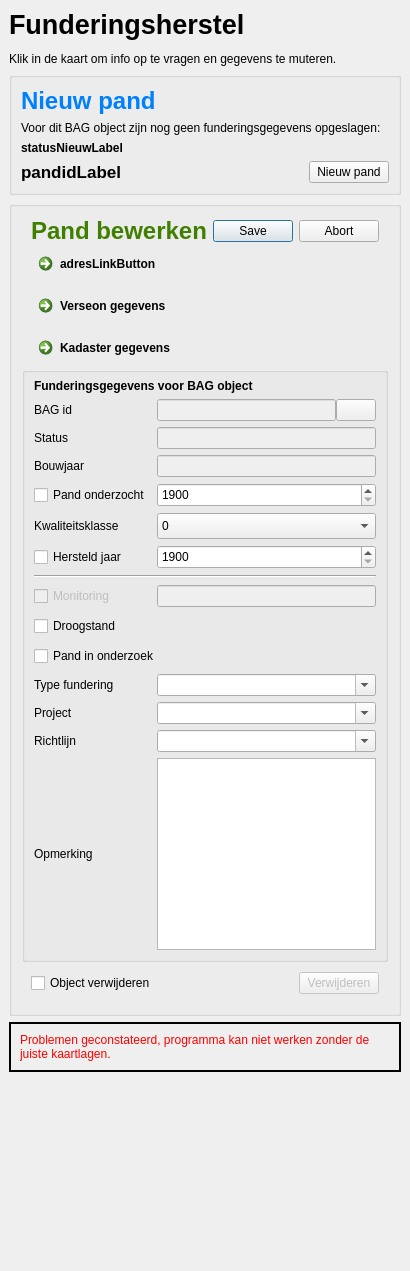
<?xml version="1.0" encoding="UTF-8"?>
<ui version="4.0">
 <author>Baas geo-information</author>
 <class>DockEditor</class>
 <widget class="QDockWidget" name="DockEditor">
  <property name="geometry">
   <rect>
    <x>0</x>
    <y>0</y>
    <width>400</width>
    <height>1271</height>
   </rect>
  </property>
  <property name="minimumSize">
   <size>
    <width>400</width>
    <height>600</height>
   </size>
  </property>
  <property name="windowTitle">
   <string>Funderingsherstel Zaanstad</string>
  </property>
  <widget class="QWidget" name="dockWidgetContents">
   <layout class="QVBoxLayout" name="verticalLayout">
    <item>
     <widget class="QLabel" name="label_4">
      <property name="frameShadow">
       <enum>QFrame::Plain</enum>
      </property>
      <property name="text">
       <string>&lt;html&gt;&lt;head/&gt;&lt;body&gt;&lt;p&gt;&lt;b&gt;&lt;span style=&quot; font-size:20pt; font-weight:600;&quot;&gt;Funderingsherstel&lt;/span&gt;&lt;/b&gt;&lt;/p&gt;&lt;p&gt;Klik in de kaart om info op te vragen en gegevens te muteren.&lt;/p&gt;&lt;/body&gt;&lt;/html&gt;</string>
      </property>
      <property name="wordWrap">
       <bool>true</bool>
      </property>
     </widget>
    </item>
    <item>
     <widget class="QGroupBox" name="newGroupBox">
      <property name="minimumSize">
       <size>
        <width>0</width>
        <height>60</height>
       </size>
      </property>
      <property name="title">
       <string/>
      </property>
      <layout class="QGridLayout" name="gridLayout_2">
       <item row="3" column="1">
        <spacer name="horizontalSpacer">
         <property name="orientation">
          <enum>Qt::Horizontal</enum>
         </property>
         <property name="sizeHint" stdset="0">
          <size>
           <width>40</width>
           <height>20</height>
          </size>
         </property>
        </spacer>
       </item>
       <item row="3" column="0">
        <widget class="QLabel" name="pandidLabel">
         <property name="font">
          <font>
           <pointsize>13</pointsize>
           <weight>75</weight>
           <italic>false</italic>
           <bold>true</bold>
          </font>
         </property>
         <property name="text">
          <string>pandidLabel</string>
         </property>
         <property name="buddy">
          <cstring>newPandButton</cstring>
         </property>
        </widget>
       </item>
       <item row="1" column="0" colspan="3">
        <widget class="QLabel" name="label_2">
         <property name="text">
          <string>Voor dit BAG object zijn nog geen funderingsgegevens opgeslagen:</string>
         </property>
         <property name="wordWrap">
          <bool>true</bool>
         </property>
        </widget>
       </item>
       <item row="3" column="2">
        <widget class="QPushButton" name="newPandButton">
         <property name="text">
          <string>Nieuw pand</string>
         </property>
        </widget>
       </item>
       <item row="0" column="0">
        <widget class="QLabel" name="label_5">
         <property name="text">
          <string>&lt;html&gt;&lt;head/&gt;&lt;body&gt;&lt;p&gt;&lt;span style=&quot; font-size:18pt; font-weight:600; color:#0080ff;&quot;&gt;Nieuw pand&lt;/span&gt;&lt;/p&gt;&lt;/body&gt;&lt;/html&gt;</string>
         </property>
        </widget>
       </item>
       <item row="2" column="0" colspan="3">
        <widget class="QLabel" name="statusNieuwLabel">
         <property name="font">
          <font>
           <weight>75</weight>
           <bold>true</bold>
          </font>
         </property>
         <property name="text">
          <string>statusNieuwLabel</string>
         </property>
        </widget>
       </item>
      </layout>
     </widget>
    </item>
    <item>
     <widget class="QGroupBox" name="editGroupBox">
      <property name="minimumSize">
       <size>
        <width>0</width>
        <height>100</height>
       </size>
      </property>
      <property name="title">
       <string/>
      </property>
      <property name="flat">
       <bool>false</bool>
      </property>
      <property name="checkable">
       <bool>false</bool>
      </property>
      <property name="checked">
       <bool>false</bool>
      </property>
      <layout class="QGridLayout" name="gridLayout_3">
       <property name="horizontalSpacing">
        <number>-1</number>
       </property>
       <property name="verticalSpacing">
        <number>1</number>
       </property>
       <property name="margin">
        <number>10</number>
       </property>
       <item row="6" column="0" rowspan="2">
        <widget class="QWidget" name="verwijderWidget" native="true">
         <property name="enabled">
          <bool>true</bool>
         </property>
         <layout class="QHBoxLayout" name="horizontalLayout_4">
          <item>
           <widget class="QCheckBox" name="deleteCheckBox">
            <property name="text">
             <string>Object verwijderen</string>
            </property>
           </widget>
          </item>
          <item>
           <spacer name="horizontalSpacer_2">
            <property name="orientation">
             <enum>Qt::Horizontal</enum>
            </property>
            <property name="sizeHint" stdset="0">
             <size>
              <width>40</width>
              <height>20</height>
             </size>
            </property>
           </spacer>
          </item>
          <item>
           <widget class="QPushButton" name="deleteButton">
            <property name="enabled">
             <bool>false</bool>
            </property>
            <property name="text">
             <string>Verwijderen</string>
            </property>
           </widget>
          </item>
         </layout>
        </widget>
       </item>
       <item row="2" column="0">
        <widget class="QWidget" name="saveWidget" native="true">
         <layout class="QHBoxLayout" name="horizontalLayout_5">
          <property name="sizeConstraint">
           <enum>QLayout::SetDefaultConstraint</enum>
          </property>
          <property name="topMargin">
           <number>0</number>
          </property>
          <property name="bottomMargin">
           <number>0</number>
          </property>
          <item>
           <widget class="QLabel" name="label_6">
            <property name="text">
             <string>&lt;html&gt;&lt;head/&gt;&lt;body&gt;&lt;p&gt;&lt;span style=&quot; font-size:18pt; font-weight:600; color:#408000;&quot;&gt;Pand bewerken&lt;/span&gt;&lt;/p&gt;&lt;/body&gt;&lt;/html&gt;</string>
            </property>
           </widget>
          </item>
          <item>
           <spacer name="horizontalSpacer_3">
            <property name="orientation">
             <enum>Qt::Horizontal</enum>
            </property>
            <property name="sizeHint" stdset="0">
             <size>
              <width>40</width>
              <height>20</height>
             </size>
            </property>
           </spacer>
          </item>
          <item>
           <widget class="QDialogButtonBox" name="actionButtonBox">
            <property name="locale">
             <locale language="Dutch" country="Netherlands"/>
            </property>
            <property name="orientation">
             <enum>Qt::Horizontal</enum>
            </property>
            <property name="standardButtons">
             <set>QDialogButtonBox::Abort|QDialogButtonBox::Save</set>
            </property>
           </widget>
          </item>
         </layout>
        </widget>
       </item>
       <item row="5" column="0">
        <widget class="QGroupBox" name="detailsGroupBox">
         <property name="minimumSize">
          <size>
           <width>0</width>
           <height>340</height>
          </size>
         </property>
         <property name="title">
          <string/>
         </property>
         <layout class="QGridLayout" name="gridLayout">
          <property name="topMargin">
           <number>6</number>
          </property>
          <item row="17" column="1">
           <widget class="QLineEdit" name="monitoringObjTekst">
            <property name="enabled">
             <bool>false</bool>
            </property>
           </widget>
          </item>
          <item row="23" column="0">
           <widget class="QLabel" name="typefundLabel">
            <property name="minimumSize">
             <size>
              <width>0</width>
              <height>0</height>
             </size>
            </property>
            <property name="text">
             <string>Type fundering</string>
            </property>
           </widget>
          </item>
          <item row="23" column="1">
           <widget class="QComboBox" name="typefundCombo">
            <property name="minimumSize">
             <size>
              <width>0</width>
              <height>21</height>
             </size>
            </property>
            <property name="editable">
             <bool>true</bool>
            </property>
           </widget>
          </item>
          <item row="6" column="1">
           <layout class="QHBoxLayout" name="horizontalLayout">
            <property name="spacing">
             <number>0</number>
            </property>
            <item>
             <widget class="QLineEdit" name="idText">
              <property name="enabled">
               <bool>false</bool>
              </property>
              <property name="minimumSize">
               <size>
                <width>0</width>
                <height>21</height>
               </size>
              </property>
              <property name="font">
               <font>
                <pointsize>10</pointsize>
               </font>
              </property>
              <property name="text">
               <string/>
              </property>
              <property name="readOnly">
               <bool>true</bool>
              </property>
             </widget>
            </item>
            <item>
             <widget class="QPushButton" name="idButton">
              <property name="minimumSize">
               <size>
                <width>0</width>
                <height>21</height>
               </size>
              </property>
              <property name="toolTip">
               <string>Klik om in te zoomen naar pand</string>
              </property>
              <property name="text">
               <string/>
              </property>
              <property name="icon">
               <iconset resource="../resources.qrc">
                <normaloff>:/funderingsherstel/icons/zoomin.svg</normaloff>:/funderingsherstel/icons/zoomin.svg</iconset>
              </property>
             </widget>
            </item>
           </layout>
          </item>
          <item row="11" column="1">
           <widget class="QLineEdit" name="bouwjaarText">
            <property name="enabled">
             <bool>false</bool>
            </property>
            <property name="minimumSize">
             <size>
              <width>0</width>
              <height>21</height>
             </size>
            </property>
            <property name="cursor">
             <cursorShape>ArrowCursor</cursorShape>
            </property>
            <property name="readOnly">
             <bool>true</bool>
            </property>
           </widget>
          </item>
          <item row="25" column="1">
           <widget class="QComboBox" name="richtlijnCombo">
            <property name="minimumSize">
             <size>
              <width>0</width>
              <height>21</height>
             </size>
            </property>
            <property name="editable">
             <bool>true</bool>
            </property>
           </widget>
          </item>
          <item row="15" column="0" colspan="2">
           <widget class="Line" name="line">
            <property name="orientation">
             <enum>Qt::Horizontal</enum>
            </property>
           </widget>
          </item>
          <item row="13" column="1">
           <widget class="QComboBox" name="kwaliteitsklasseCombo">
            <property name="minimumSize">
             <size>
              <width>0</width>
              <height>26</height>
             </size>
            </property>
            <item>
             <property name="text">
              <string>0</string>
             </property>
            </item>
            <item>
             <property name="text">
              <string>1</string>
             </property>
            </item>
            <item>
             <property name="text">
              <string>2</string>
             </property>
            </item>
            <item>
             <property name="text">
              <string>3</string>
             </property>
            </item>
            <item>
             <property name="text">
              <string>Onbekend</string>
             </property>
            </item>
           </widget>
          </item>
          <item row="12" column="1">
           <widget class="QSpinBox" name="onderzochtJaarSpinBox">
            <property name="minimumSize">
             <size>
              <width>0</width>
              <height>24</height>
             </size>
            </property>
            <property name="specialValueText">
             <string/>
            </property>
            <property name="suffix">
             <string/>
            </property>
            <property name="prefix">
             <string/>
            </property>
            <property name="minimum">
             <number>1900</number>
            </property>
            <property name="maximum">
             <number>2050</number>
            </property>
            <property name="value">
             <number>1900</number>
            </property>
           </widget>
          </item>
          <item row="14" column="1">
           <widget class="QSpinBox" name="hersteldJaarSpinBox">
            <property name="enabled">
             <bool>true</bool>
            </property>
            <property name="minimumSize">
             <size>
              <width>0</width>
              <height>24</height>
             </size>
            </property>
            <property name="wrapping">
             <bool>false</bool>
            </property>
            <property name="specialValueText">
             <string/>
            </property>
            <property name="minimum">
             <number>1900</number>
            </property>
            <property name="maximum">
             <number>2050</number>
            </property>
            <property name="value">
             <number>1900</number>
            </property>
           </widget>
          </item>
          <item row="26" column="0">
           <widget class="QLabel" name="opmerkingLabel">
            <property name="text">
             <string>Opmerking</string>
            </property>
            <property name="buddy">
             <cstring>opmerkingText</cstring>
            </property>
           </widget>
          </item>
          <item row="24" column="1">
           <widget class="QComboBox" name="projectCombo">
            <property name="minimumSize">
             <size>
              <width>0</width>
              <height>21</height>
             </size>
            </property>
            <property name="editable">
             <bool>true</bool>
            </property>
           </widget>
          </item>
          <item row="13" column="0">
           <widget class="QLabel" name="kwaliteitsklasseLabel">
            <property name="toolTip">
             <string>&lt;html&gt;&lt;head/&gt;&lt;body&gt;&lt;p&gt;0   = Onbekend&lt;/p&gt;&lt;p&gt;1   = Ruim voldoende&lt;/p&gt;&lt;p&gt;2   = Voldoende&lt;/p&gt;&lt;p&gt;3   = Matig&lt;/p&gt;&lt;p&gt;3+ = Onvoldoende&lt;/p&gt;&lt;/body&gt;&lt;/html&gt;</string>
            </property>
            <property name="text">
             <string>Kwaliteitsklasse</string>
            </property>
            <property name="buddy">
             <cstring>kwaliteitsklasseCombo</cstring>
            </property>
           </widget>
          </item>
          <item row="25" column="0">
           <widget class="QLabel" name="richtlijnLabel">
            <property name="text">
             <string>Richtlijn</string>
            </property>
            <property name="buddy">
             <cstring>richtlijnCombo</cstring>
            </property>
           </widget>
          </item>
          <item row="24" column="0">
           <widget class="QLabel" name="renbLabel">
            <property name="text">
             <string>Project</string>
            </property>
            <property name="buddy">
             <cstring>projectCombo</cstring>
            </property>
           </widget>
          </item>
          <item row="0" column="0" colspan="2">
           <widget class="QLabel" name="label_3">
            <property name="text">
             <string>&lt;html&gt;&lt;head/&gt;&lt;body&gt;&lt;p&gt;&lt;span style=&quot; font-weight:600;&quot;&gt;Funderingsgegevens voor BAG object&lt;/span&gt;&lt;/p&gt;&lt;/body&gt;&lt;/html&gt;</string>
            </property>
           </widget>
          </item>
          <item row="11" column="0">
           <widget class="QLabel" name="bouwjaarLabel">
            <property name="text">
             <string>Bouwjaar</string>
            </property>
            <property name="buddy">
             <cstring>bouwjaarText</cstring>
            </property>
           </widget>
          </item>
          <item row="19" column="0" colspan="2">
           <widget class="QCheckBox" name="inonderzoekCheckBox">
            <property name="minimumSize">
             <size>
              <width>0</width>
              <height>24</height>
             </size>
            </property>
            <property name="text">
             <string>Pand in onderzoek</string>
            </property>
           </widget>
          </item>
          <item row="14" column="0">
           <widget class="QCheckBox" name="hersteldCheckBox">
            <property name="sizePolicy">
             <sizepolicy hsizetype="Minimum" vsizetype="Fixed">
              <horstretch>0</horstretch>
              <verstretch>24</verstretch>
             </sizepolicy>
            </property>
            <property name="minimumSize">
             <size>
              <width>0</width>
              <height>24</height>
             </size>
            </property>
            <property name="text">
             <string>Hersteld jaar</string>
            </property>
           </widget>
          </item>
          <item row="12" column="0">
           <widget class="QCheckBox" name="onderzochtCheckBox">
            <property name="sizePolicy">
             <sizepolicy hsizetype="Minimum" vsizetype="Fixed">
              <horstretch>0</horstretch>
              <verstretch>24</verstretch>
             </sizepolicy>
            </property>
            <property name="minimumSize">
             <size>
              <width>0</width>
              <height>24</height>
             </size>
            </property>
            <property name="text">
             <string>Pand onderzocht</string>
            </property>
           </widget>
          </item>
          <item row="6" column="0">
           <widget class="QLabel" name="idLabel">
            <property name="text">
             <string>BAG id</string>
            </property>
            <property name="buddy">
             <cstring>idText</cstring>
            </property>
           </widget>
          </item>
          <item row="26" column="1">
           <widget class="QTextEdit" name="opmerkingText">
            <property name="minimumSize">
             <size>
              <width>0</width>
              <height>21</height>
             </size>
            </property>
            <property name="horizontalScrollBarPolicy">
             <enum>Qt::ScrollBarAsNeeded</enum>
            </property>
           </widget>
          </item>
          <item row="7" column="0">
           <widget class="QLabel" name="statusLabel">
            <property name="text">
             <string>Status</string>
            </property>
            <property name="buddy">
             <cstring>statusText</cstring>
            </property>
           </widget>
          </item>
          <item row="7" column="1">
           <widget class="QLineEdit" name="statusText">
            <property name="enabled">
             <bool>false</bool>
            </property>
            <property name="minimumSize">
             <size>
              <width>0</width>
              <height>21</height>
             </size>
            </property>
            <property name="cursor">
             <cursorShape>ArrowCursor</cursorShape>
            </property>
            <property name="autoFillBackground">
             <bool>false</bool>
            </property>
            <property name="text">
             <string/>
            </property>
            <property name="readOnly">
             <bool>true</bool>
            </property>
           </widget>
          </item>
          <item row="18" column="0">
           <widget class="QCheckBox" name="droogstandCheckBox">
            <property name="minimumSize">
             <size>
              <width>0</width>
              <height>24</height>
             </size>
            </property>
            <property name="text">
             <string>Droogstand</string>
            </property>
           </widget>
          </item>
          <item row="17" column="0">
           <widget class="QCheckBox" name="handhavingCheckBox">
            <property name="enabled">
             <bool>false</bool>
            </property>
            <property name="minimumSize">
             <size>
              <width>0</width>
              <height>24</height>
             </size>
            </property>
            <property name="text">
             <string>Monitoring</string>
            </property>
           </widget>
          </item>
         </layout>
        </widget>
       </item>
       <item row="3" column="0" rowspan="2">
        <widget class="QWidget" name="widget" native="true">
         <property name="minimumSize">
          <size>
           <width>0</width>
           <height>100</height>
          </size>
         </property>
         <layout class="QGridLayout" name="gridLayout_4">
          <property name="topMargin">
           <number>0</number>
          </property>
          <property name="bottomMargin">
           <number>0</number>
          </property>
          <item row="1" column="0">
           <widget class="QCommandLinkButton" name="verseonLinkButton">
            <property name="enabled">
             <bool>true</bool>
            </property>
            <property name="minimumSize">
             <size>
              <width>0</width>
              <height>0</height>
             </size>
            </property>
            <property name="text">
             <string>Verseon gegevens</string>
            </property>
           </widget>
          </item>
          <item row="0" column="0">
           <widget class="QCommandLinkButton" name="adresLinkButton">
            <property name="minimumSize">
             <size>
              <width>0</width>
              <height>0</height>
             </size>
            </property>
            <property name="toolTip">
             <string>Klik om adresgegevens op te vragen</string>
            </property>
            <property name="text">
             <string>adresLinkButton</string>
            </property>
           </widget>
          </item>
          <item row="2" column="0">
           <widget class="QCommandLinkButton" name="lkiLinkButton">
            <property name="enabled">
             <bool>true</bool>
            </property>
            <property name="text">
             <string>Kadaster gegevens</string>
            </property>
           </widget>
          </item>
         </layout>
        </widget>
       </item>
      </layout>
     </widget>
    </item>
    <item>
     <widget class="QFrame" name="errorFrame">
      <property name="enabled">
       <bool>true</bool>
      </property>
      <property name="minimumSize">
       <size>
        <width>0</width>
        <height>40</height>
       </size>
      </property>
      <property name="frameShape">
       <enum>QFrame::WinPanel</enum>
      </property>
      <property name="frameShadow">
       <enum>QFrame::Plain</enum>
      </property>
      <layout class="QHBoxLayout" name="horizontalLayout_2">
       <item>
        <widget class="QLabel" name="label">
         <property name="text">
          <string>&lt;html&gt;&lt;head/&gt;&lt;body&gt;&lt;p&gt;&lt;span style=&quot; color:#ff0000;&quot;&gt;Problemen geconstateerd, programma kan niet werken zonder de juiste kaartlagen.&lt;/span&gt;&lt;/p&gt;&lt;/body&gt;&lt;/html&gt;</string>
         </property>
         <property name="wordWrap">
          <bool>true</bool>
         </property>
        </widget>
       </item>
      </layout>
     </widget>
    </item>
    <item>
     <spacer name="verticalSpacer">
      <property name="orientation">
       <enum>Qt::Vertical</enum>
      </property>
      <property name="sizeHint" stdset="0">
       <size>
        <width>20</width>
        <height>40</height>
       </size>
      </property>
     </spacer>
    </item>
   </layout>
  </widget>
 </widget>
 <tabstops>
  <tabstop>idButton</tabstop>
  <tabstop>bouwjaarText</tabstop>
  <tabstop>onderzochtCheckBox</tabstop>
  <tabstop>onderzochtJaarSpinBox</tabstop>
  <tabstop>hersteldCheckBox</tabstop>
  <tabstop>hersteldJaarSpinBox</tabstop>
  <tabstop>inonderzoekCheckBox</tabstop>
  <tabstop>projectCombo</tabstop>
  <tabstop>richtlijnCombo</tabstop>
  <tabstop>opmerkingText</tabstop>
  <tabstop>deleteCheckBox</tabstop>
  <tabstop>deleteButton</tabstop>
  <tabstop>actionButtonBox</tabstop>
  <tabstop>newPandButton</tabstop>
  <tabstop>adresLinkButton</tabstop>
  <tabstop>kwaliteitsklasseCombo</tabstop>
  <tabstop>idText</tabstop>
 </tabstops>
 <resources>
  <include location="../resources.qrc"/>
 </resources>
 <connections>
  <connection>
   <sender>hersteldCheckBox</sender>
   <signal>toggled(bool)</signal>
   <receiver>hersteldJaarSpinBox</receiver>
   <slot>setVisible(bool)</slot>
   <hints>
    <hint type="sourcelabel">
     <x>169</x>
     <y>676</y>
    </hint>
    <hint type="destinationlabel">
     <x>359</x>
     <y>676</y>
    </hint>
   </hints>
  </connection>
  <connection>
   <sender>onderzochtCheckBox</sender>
   <signal>toggled(bool)</signal>
   <receiver>onderzochtJaarSpinBox</receiver>
   <slot>setVisible(bool)</slot>
   <hints>
    <hint type="sourcelabel">
     <x>169</x>
     <y>612</y>
    </hint>
    <hint type="destinationlabel">
     <x>359</x>
     <y>612</y>
    </hint>
   </hints>
  </connection>
  <connection>
   <sender>deleteCheckBox</sender>
   <signal>toggled(bool)</signal>
   <receiver>deleteButton</receiver>
   <slot>setEnabled(bool)</slot>
   <hints>
    <hint type="sourcelabel">
     <x>178</x>
     <y>1141</y>
    </hint>
    <hint type="destinationlabel">
     <x>368</x>
     <y>1149</y>
    </hint>
   </hints>
  </connection>
  <connection>
   <sender>onderzochtCheckBox</sender>
   <signal>toggled(bool)</signal>
   <receiver>kwaliteitsklasseLabel</receiver>
   <slot>setVisible(bool)</slot>
   <hints>
    <hint type="sourcelabel">
     <x>126</x>
     <y>612</y>
    </hint>
    <hint type="destinationlabel">
     <x>140</x>
     <y>642</y>
    </hint>
   </hints>
  </connection>
  <connection>
   <sender>onderzochtCheckBox</sender>
   <signal>toggled(bool)</signal>
   <receiver>kwaliteitsklasseCombo</receiver>
   <slot>setVisible(bool)</slot>
   <hints>
    <hint type="sourcelabel">
     <x>169</x>
     <y>612</y>
    </hint>
    <hint type="destinationlabel">
     <x>362</x>
     <y>646</y>
    </hint>
   </hints>
  </connection>
  <connection>
   <sender>hersteldCheckBox</sender>
   <signal>toggled(bool)</signal>
   <receiver>kwaliteitsklasseLabel</receiver>
   <slot>setDisabled(bool)</slot>
   <hints>
    <hint type="sourcelabel">
     <x>169</x>
     <y>676</y>
    </hint>
    <hint type="destinationlabel">
     <x>160</x>
     <y>642</y>
    </hint>
   </hints>
  </connection>
  <connection>
   <sender>hersteldCheckBox</sender>
   <signal>toggled(bool)</signal>
   <receiver>kwaliteitsklasseCombo</receiver>
   <slot>setDisabled(bool)</slot>
   <hints>
    <hint type="sourcelabel">
     <x>169</x>
     <y>676</y>
    </hint>
    <hint type="destinationlabel">
     <x>362</x>
     <y>646</y>
    </hint>
   </hints>
  </connection>
  <connection>
   <sender>hersteldCheckBox</sender>
   <signal>toggled(bool)</signal>
   <receiver>onderzochtCheckBox</receiver>
   <slot>setDisabled(bool)</slot>
   <hints>
    <hint type="sourcelabel">
     <x>115</x>
     <y>676</y>
    </hint>
    <hint type="destinationlabel">
     <x>118</x>
     <y>612</y>
    </hint>
   </hints>
  </connection>
  <connection>
   <sender>hersteldCheckBox</sender>
   <signal>toggled(bool)</signal>
   <receiver>onderzochtJaarSpinBox</receiver>
   <slot>setDisabled(bool)</slot>
   <hints>
    <hint type="sourcelabel">
     <x>99</x>
     <y>676</y>
    </hint>
    <hint type="destinationlabel">
     <x>359</x>
     <y>612</y>
    </hint>
   </hints>
  </connection>
  <connection>
   <sender>handhavingCheckBox</sender>
   <signal>toggled(bool)</signal>
   <receiver>monitoringObjTekst</receiver>
   <slot>setVisible(bool)</slot>
   <hints>
    <hint type="sourcelabel">
     <x>96</x>
     <y>761</y>
    </hint>
    <hint type="destinationlabel">
     <x>212</x>
     <y>768</y>
    </hint>
   </hints>
  </connection>
 </connections>
</ui>
